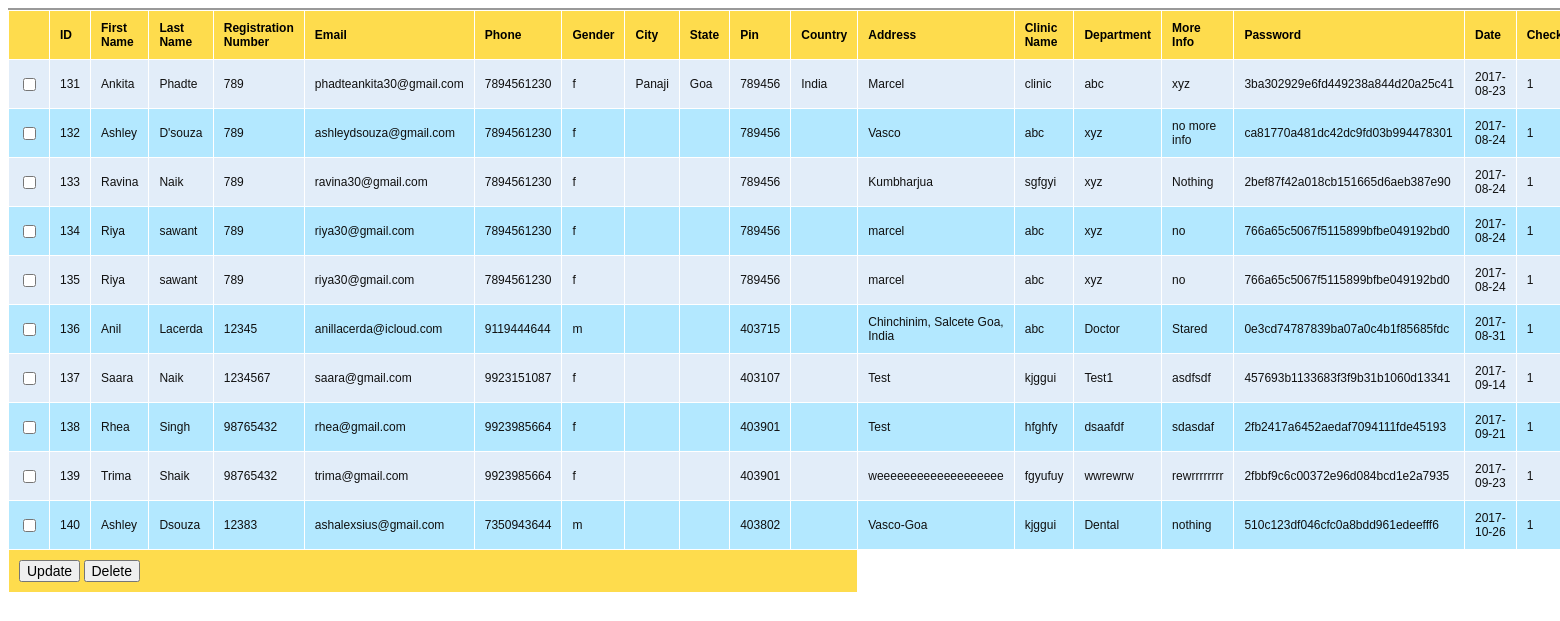
The page /doctor/list_user.php on the database its author committed.
### tables this page shows
CREATE TABLE `doctor` (
  `id` int(11) NOT NULL,
  `fname` varchar(20) NOT NULL,
  `lname` varchar(20) NOT NULL,
  `reg_no` int(20) NOT NULL,
  `email` varchar(80) NOT NULL,
  `phone` varchar(20) NOT NULL,
  `gender` varchar(11) DEFAULT NULL,
  `city` varchar(30) NOT NULL,
  `state` varchar(30) NOT NULL,
  `pin` int(10) NOT NULL,
  `country` varchar(20) NOT NULL,
  `address` text NOT NULL,
  `clinic_name` varchar(35) NOT NULL,
  `department` varchar(30) NOT NULL,
  `more_info` varchar(255) NOT NULL,
  `password` varchar(65) NOT NULL,
  `date` date NOT NULL,
  `check` int(11) NOT NULL
);

### doctor/list_user.php (the view, shortened to what this page needs)
<?php
$conn = mysqli_connect("localhost","root","");
mysqli_select_db($conn,"dentist_management");
$result = mysqli_query($conn,"SELECT * FROM doctor");
?>
<html>
<head>
<link rel="stylesheet" type="text/css" href="../styles.css" />
</head>
<body>
<form name="frmUser" method="post" action="">
<div style="width:500px;">
<table border="0" cellpadding="10" cellspacing="1" width="500" class="tblListForm">
<tr class="listheader">
<td></td>
		<td>ID</td>
		<td>First Name</td>
		<td>Last Name</td>
		<td>Registration Number</td>
		<td>Email</td>
		<td>Phone</td>
		<td>Gender</td>
		<td>City</td>
		<td>State</td>
		<td>Pin</td>
		<td>Country</td>
		<td>Address</td>
		<td>Clinic Name</td>
		<td>Department</td>
		<td>More Info</td>
		<td>Password</td>
		<td>Date</td>
		<td>Check</td>
</tr>
<?php
$i=0;
while($row = mysqli_fetch_array($result)) {
if($i%2==0)
$classname="evenRow";
else
$classname="oddRow";
?>
<tr class="<?php if(isset($classname)) echo $classname;?>">
	<td><input type="checkbox" name="doctor[]" value="<?php echo $row["id"]; ?>" ></td>
	<td><?php echo $row["id"]; ?></td>
	<td><?php echo $row["fname"]; ?></td>
	<td><?php echo $row["lname"]; ?></td>
	<td><?php echo $row["reg_no"]; ?></td>
	<td><?php echo $row["email"]; ?></td>
	<td><?php echo $row["phone"]; ?></td>
	<td><?php echo $row["gender"]; ?></td>
	<td><?php echo $row["city"]; ?></td>
	<td><?php echo $row["state"]; ?></td>
	<td><?php echo $row["pin"]; ?></td>
	<td><?php echo $row["country"]; ?></td>
	<td><?php echo $row["address"]; ?></td>
	<td><?php echo $row["clinic_name"]; ?></td>
	<td><?php echo $row["department"]; ?></td>
	<td><?php echo $row["more_info"]; ?></td>
	<td><?php echo $row["password"]; ?></td>
	<td><?php echo $row["date"]; ?></td>
	<td><?php echo $row["check"]; ?></td>
</tr>
<?php
$i++;
}
?>
<tr class="listheader">
	<td colspan="12">
		<input type="button" name="update" value="Update" onClick="setUpdateAction();" />
		<input type="button" name="delete" value="Delete"  onClick="setDeleteAction();" />
	</td>
</tr>
</table>
</form>
</body></html>

### styles.css (style rules this page uses)
body { font-family:Arial; }
input { font-family:Arial; font-size:14px; }
.evenRow { background-color: #E2EDF9; font-size:12px; color:#101010; }
.oddRow { background-color: #B3E8FF; font-size:12px; color:#101010; }
.tblListForm { border-top:2px #999999 solid; }
.listheader { background-color: #fedc4d; font-size:12px; font-weight:bold; }

### rows shown on the page
doctor: id "131", fname "Ankita", lname "Phadte", reg_no "789", email "phadteankita30@gmail.com", phone "7894561230", gender "f", city "Panaji", state "Goa", pin "789456", country "India", address "Marcel", clinic_name "clinic", department "abc", more_info "xyz", password "3ba302929e6fd449238a844d20a25c41", date "2017-08-23", check "1"
doctor: id "132", fname "Ashley", lname "D'souza", reg_no "789", email "ashleydsouza@gmail.com", phone "7894561230", gender "f", pin "789456", address "Vasco", clinic_name "abc", department "xyz", more_info "no more info", password "ca81770a481dc42dc9fd03b994478301", date "2017-08-24", check "1"
doctor: id "133", fname "Ravina", lname "Naik", reg_no "789", email "ravina30@gmail.com", phone "7894561230", gender "f", pin "789456", address "Kumbharjua", clinic_name "sgfgyi", department "xyz", more_info "Nothing", password "2bef87f42a018cb151665d6aeb387e90", date "2017-08-24", check "1"
doctor: id "134", fname "Riya", lname "sawant", reg_no "789", email "riya30@gmail.com", phone "7894561230", gender "f", pin "789456", address "marcel", clinic_name "abc", department "xyz", more_info "no", password "766a65c5067f5115899bfbe049192bd0", date "2017-08-24", check "1"
doctor: id "135", fname "Riya", lname "sawant", reg_no "789", email "riya30@gmail.com", phone "7894561230", gender "f", pin "789456", address "marcel", clinic_name "abc", department "xyz", more_info "no", password "766a65c5067f5115899bfbe049192bd0", date "2017-08-24", check "1"
doctor: id "136", fname "Anil", lname "Lacerda", reg_no "12345", email "anillacerda@icloud.com", phone "9119444644", gender "m", pin "403715", address "Chinchinim, Salcete Goa, India", clinic_name "abc", department "Doctor", more_info "Stared", password "0e3cd74787839ba07a0c4b1f85685fdc", date "2017-08-31", check "1"
doctor: id "137", fname "Saara", lname "Naik", reg_no "1234567", email "saara@gmail.com", phone "9923151087", gender "f", pin "403107", address "Test", clinic_name "kjggui", department "Test1", more_info "asdfsdf", password "457693b1133683f3f9b31b1060d13341", date "2017-09-14", check "1"
doctor: id "138", fname "Rhea", lname "Singh", reg_no "98765432", email "rhea@gmail.com", phone "9923985664", gender "f", pin "403901", address "Test", clinic_name "hfghfy", department "dsaafdf", more_info "sdasdaf", password "2fb2417a6452aedaf7094111fde45193", date "2017-09-21", check "1"
doctor: id "139", fname "Trima", lname "Shaik", reg_no "98765432", email "trima@gmail.com", phone "9923985664", gender "f", pin "403901", address "weeeeeeeeeeeeeeeeeee", clinic_name "fgyufuy", department "wwrewrw", more_info "rewrrrrrrrr", password "2fbbf9c6c00372e96d084bcd1e2a7935", date "2017-09-23", check "1"
doctor: id "140", fname "Ashley", lname "Dsouza", reg_no "12383", email "ashalexsius@gmail.com", phone "7350943644", gender "m", pin "403802", address "Vasco-Goa", clinic_name "kjggui", department "Dental", more_info "nothing", password "510c123df046cfc0a8bdd961edeefff6", date "2017-10-26", check "1"
